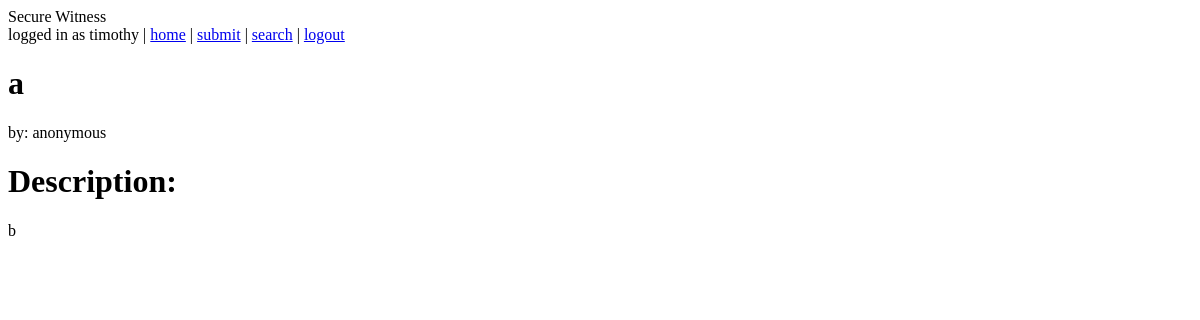
The app's page /search/1/ (signed in), older data.
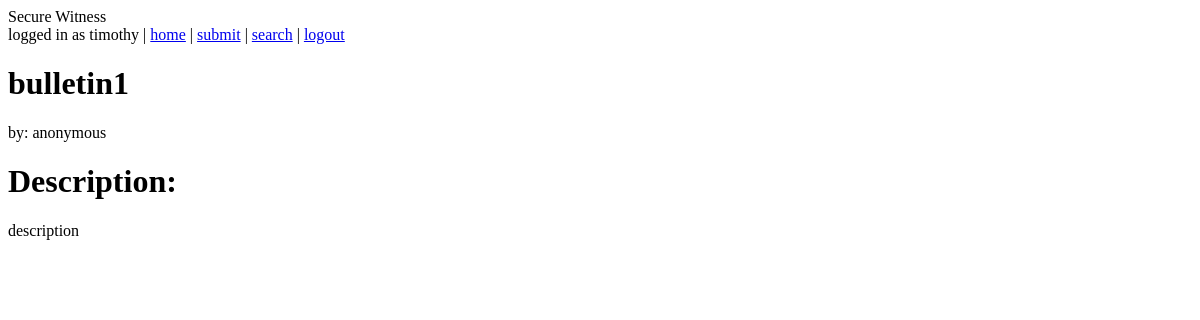
The same page, newer data.
### bulletins/models.py (models this page shows, shortened)
class Bulletin(models.Model):
    objects = BulletinSearch()
    Title = models.CharField(max_length=200)
    Author = models.ForeignKey(User)
    Pseudonym = models.CharField(default='anonymous', max_length=200)
    Date = models.DateTimeField(auto_now_add=True)
    Location = models.TextField()
    Description = models.TextField()
    class Meta:
        verbose_name_plural = 'bulletins'

### bulletins/views.py (the view)
# urls.py: url(r'^search/(?P<bulletin_id>\d+)/$', 'bulletins.views.details'),
def details(request, bulletin_id):
    bulletin = Bulletin.objects.get(pk=bulletin_id)
    return render(request, 'details.html', {'bulletin': bulletin})

### templates/details.html
{% extends "base.html" %}
{% block content %}
    <h1 id="title">{{ bulletin.Title }}</h1>
    <p1 id="author">by: {{ bulletin.Pseudonym }}</p1>
    <h1 id="description header">Description:</h1>
    <p1 id="description text">{{ bulletin.Description }}</p1>
{% endblock content %}

### templates/base.html (shortened to what this page needs)
<html>
<head>
</head>
<body>
    <div id="content">
        <div id="header">
            <div id="site-logo">Secure Witness</div>
            {% if user.is_authenticated %}
                <div id="user-info">logged in as {{ user.username }} | <a href = "/">home</a> | <a href = "/submit/">submit</a> | <a href = "/search/">search</a> | <a href="/logout/">logout</a></div>
            {% else %}
                <div id="user-info"><a href = "/">home</a> | <a href="/login/">login</a> | <a href="/register/">register</a></div>
            {% endif %}
        </div>
        {% block content %}{% endblock content %}
    </div>
</body>
</html>

Row changes from the older to the newer data that the page shows:
changed Bulletin "anonymous": Title "a" → "bulletin1"; Description "b" → "description"
